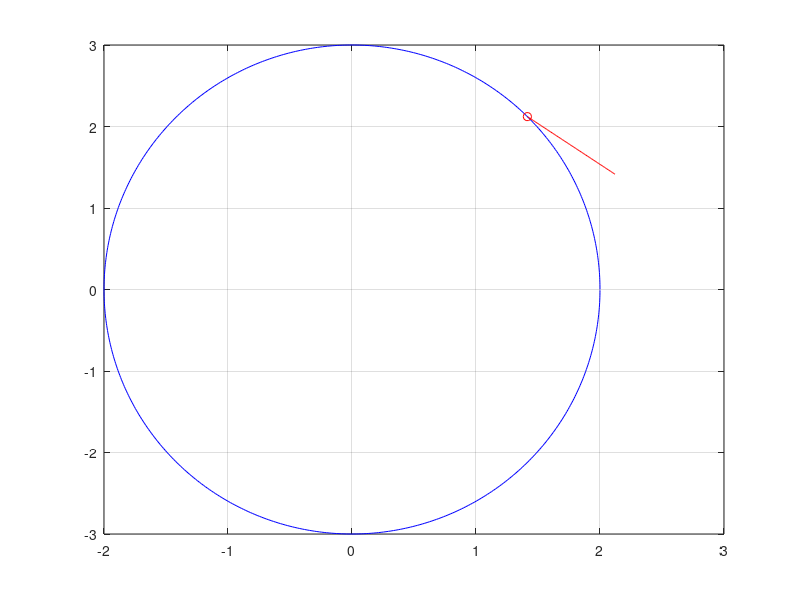

The MATLAB source for this figure:
clc
clear all
t=0:0.01:2*pi;
y=3*sin(t);
x=2*cos(t);
pt=[2*sin(pi/4),3*cos(pi/4)];
T=[cos(pi/4),-sin(pi/4)]
N=[-sin(pi/4),-cos(pi/4)];
t1=0:0.01:1;
it(:,1)=pt(:,1)+t1*T(:,1);
it(:,2)=pt(:,2)+t1*T(:,2);
in(:,1)=pt(:,1)+t1*N(:,1);
in(:,2)=pt(:,2)+t1*N(:,2);
plot(x,y,'b');
grid on 
hold on 
line(it(:,1),it(:,2),'Color','red')
plot(pt(1,1),pt(1,2),'r:o');